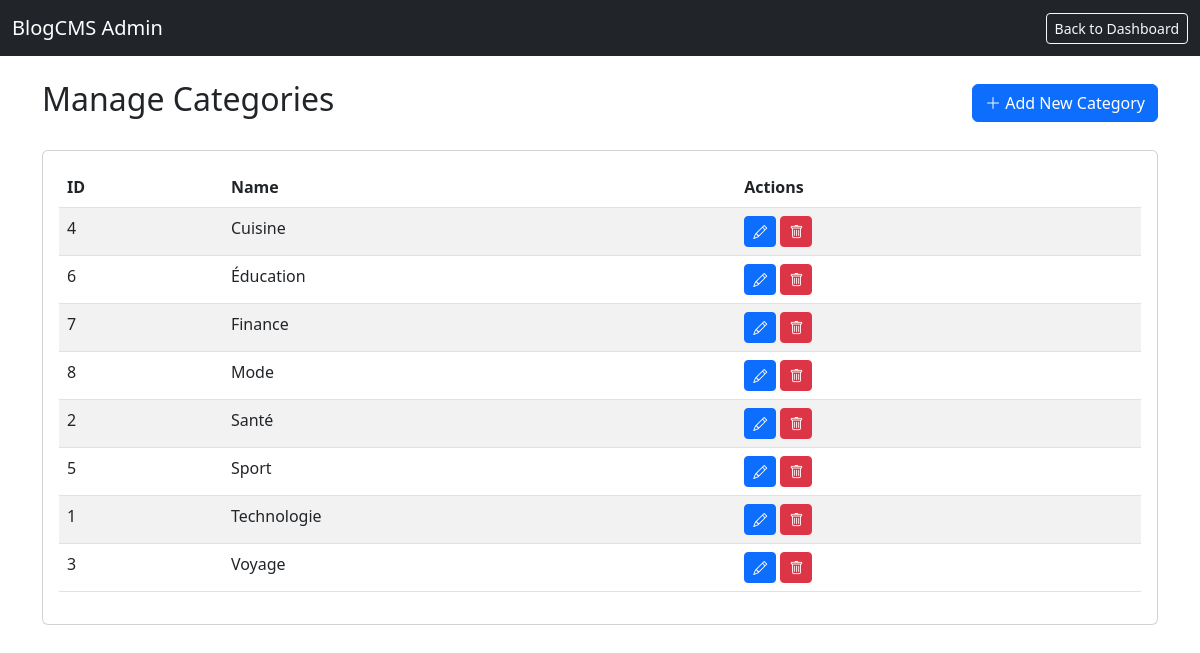
Screenshot of /admin/categories.php (signed in) with the database file from the repository.
### tables this page shows
CREATE TABLE `categorie` (
  `id_categorie` int(11) NOT NULL,
  `nom_categorie` varchar(30) DEFAULT NULL
);

### functions.php (called while the page is built, shortened)
<?php
function escape($string) {
    return htmlspecialchars($string, ENT_QUOTES, 'UTF-8');
}
function getAllCategories($pdo) {
    return $pdo->query("SELECT * FROM categorie ORDER BY nom_categorie")->fetchAll();
}
?>

### admin/categories.php (the view, shortened to what this page needs)
<?php
require_once '../db.php';
require_once '../functions.php';
$categories = getAllCategories($pdo);
?>
<!DOCTYPE html>
<html lang="en">
<head>
    <link href="https://cdn.jsdelivr.net/npm/bootstrap@5.3.0/dist/css/bootstrap.min.css" rel="stylesheet">
    <link rel="stylesheet" href="https://cdn.jsdelivr.net/npm/bootstrap-icons@1.11.0/font/bootstrap-icons.css">
</head>
<body>
    <nav class="navbar navbar-expand-lg navbar-dark bg-dark">
        <div class="container-fluid">
            <a class="navbar-brand" href="../index.php">BlogCMS Admin</a>
            <div class="ms-auto">
                <a href="dashboard.php" class="btn btn-outline-light btn-sm">Back to Dashboard</a>
            </div>
        </div>
    </nav>
    <div class="container mt-4">
        <div class="d-flex justify-content-between align-items-center mb-4">
            <h2>Manage Categories</h2>
            <a href="category_form.php" class="btn btn-primary"><i class="bi bi-plus-lg"></i> Add New Category</a>
        </div>
        <div class="card">
            <div class="card-body">
                <table class="table table-striped">
                    <thead>
                        <tr>
                            <th>ID</th>
                            <th>Name</th>
                            <th>Actions</th>
                        </tr>
                    </thead>
                    <tbody>
                        <?php foreach ($categories as $cat): ?>
                            <tr>
                                <td><?= $cat['id_categorie'] ?></td>
                                <td><?= escape($cat['nom_categorie']) ?></td>
                                <td>
                                    <a href="category_form.php?id=<?= $cat['id_categorie'] ?>" class="btn btn-sm btn-primary"><i class="bi bi-pencil"></i></a>
                                    <a href="categories.php?delete=<?= $cat['id_categorie'] ?>" class="btn btn-sm btn-danger" onclick="return confirm('Delete this category? Articles might be affected.')"><i class="bi bi-trash"></i></a>
                                </td>
                            </tr>
                        <?php endforeach; ?>
                    </tbody>
                </table>
            </div>
        </div>
    </div>
</body>
</html>

### rows the page displays
categorie: id_categorie "4", nom_categorie "Cuisine"
categorie: id_categorie "6", nom_categorie "Éducation"
categorie: id_categorie "7", nom_categorie "Finance"
categorie: id_categorie "8", nom_categorie "Mode"
categorie: id_categorie "2", nom_categorie "Santé"
categorie: id_categorie "5", nom_categorie "Sport"
categorie: id_categorie "1", nom_categorie "Technologie"
categorie: id_categorie "3", nom_categorie "Voyage"
